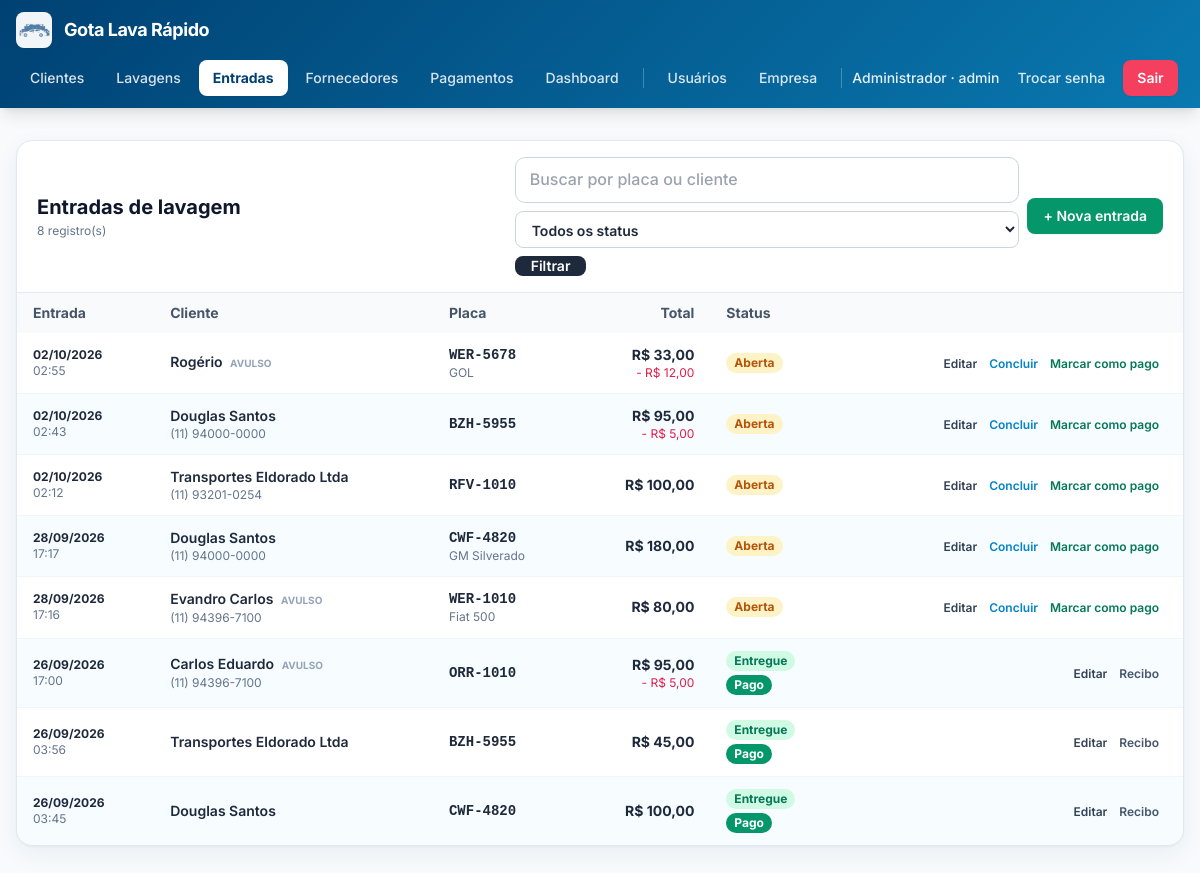
The app's page /entradas.php (signed in), older data.
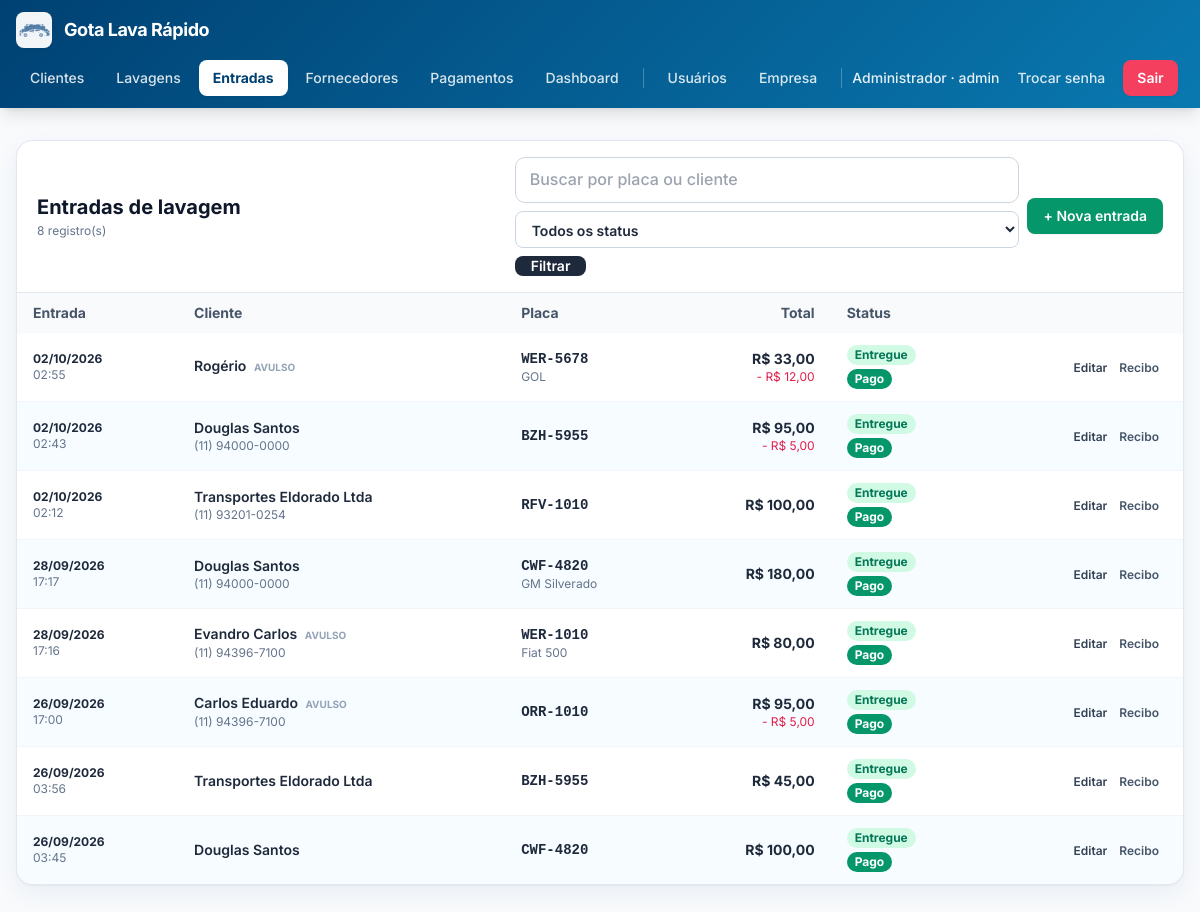
The same page, newer data.
### tables this page shows
CREATE TABLE lavagem_entradas (
        id INTEGER PRIMARY KEY AUTOINCREMENT,
        cliente_id INTEGER,
        placa TEXT NOT NULL DEFAULT '',
        veiculo_id INTEGER,
        veiculo_manual_marca TEXT NOT NULL DEFAULT '',
        veiculo_manual_modelo TEXT NOT NULL DEFAULT '',
        veiculo_manual_cor TEXT NOT NULL DEFAULT '',
        veiculo_manual_ano TEXT NOT NULL DEFAULT '',
        data_entrada TEXT NOT NULL,
        hora_entrada TEXT NOT NULL,
        previsao_saida_horas INTEGER NOT NULL DEFAULT 0,
        previsao_saida_datetime TEXT NOT NULL DEFAULT '',
        observacoes TEXT NOT NULL DEFAULT '',
        avarias TEXT NOT NULL DEFAULT '',
        status TEXT NOT NULL DEFAULT 'aberta',
        subtotal_centavos INTEGER NOT NULL DEFAULT 0,
        desconto_centavos INTEGER NOT NULL DEFAULT 0,
        desconto_percentual INTEGER NOT NULL DEFAULT 0,
        total_centavos INTEGER NOT NULL DEFAULT 0,
        pago INTEGER NOT NULL DEFAULT 0,
        criado_por INTEGER,
        criado_em TEXT NOT NULL DEFAULT (datetime('now','localtime')),
        atualizado_em TEXT NOT NULL DEFAULT (datetime('now','localtime')), cliente_nome_avulso TEXT NOT NULL DEFAULT '', cliente_celular TEXT NOT NULL DEFAULT '', sms_enviado INTEGER NOT NULL DEFAULT 0, sms_enviado_em TEXT NOT NULL DEFAULT '',
        FOREIGN KEY (cliente_id) REFERENCES clientes(id) ON DELETE SET NULL,
        FOREIGN KEY (veiculo_id) REFERENCES veiculos(id) ON DELETE SET NULL
    );

CREATE TABLE clientes (
        id INTEGER PRIMARY KEY AUTOINCREMENT,
        tipo TEXT NOT NULL DEFAULT 'F',
        nome TEXT NOT NULL DEFAULT '',
        nome_fantasia TEXT NOT NULL DEFAULT '',
        cpf_cnpj TEXT NOT NULL DEFAULT '',
        rg_ie TEXT NOT NULL DEFAULT '',
        data_nascimento TEXT NOT NULL DEFAULT '',
        email TEXT NOT NULL DEFAULT '',
        telefone TEXT NOT NULL DEFAULT '',
        celular TEXT NOT NULL DEFAULT '',
        cep TEXT NOT NULL DEFAULT '',
        endereco TEXT NOT NULL DEFAULT '',
        numero TEXT NOT NULL DEFAULT '',
        complemento TEXT NOT NULL DEFAULT '',
        bairro TEXT NOT NULL DEFAULT '',
        cidade TEXT NOT NULL DEFAULT '',
        uf TEXT NOT NULL DEFAULT '',
        observacoes TEXT NOT NULL DEFAULT '',
        ativo INTEGER NOT NULL DEFAULT 1,
        criado_em TEXT NOT NULL DEFAULT (datetime('now','localtime')),
        atualizado_em TEXT NOT NULL DEFAULT (datetime('now','localtime'))
    );

### config.php (called while the page is built, shortened)
<?php
function db(): PDO {
    static $pdo = null;
    if ($pdo === null) {
        $pdo = new PDO('sqlite:' . DB_PATH, null, null, [
            PDO::ATTR_ERRMODE            => PDO::ERRMODE_EXCEPTION,
            PDO::ATTR_DEFAULT_FETCH_MODE => PDO::FETCH_ASSOC,
        ]);
        $pdo->exec('PRAGMA foreign_keys = ON');
        $pdo->exec('PRAGMA journal_mode = WAL');
    }
    return $pdo;
}
require_once APP_ROOT . '/functions.php';

### functions.php (called while the page is built, shortened)
<?php
function e(?string $s): string {
    return htmlspecialchars((string)$s, ENT_QUOTES, 'UTF-8');
}
function centavos_para_moeda(int $c): string {
    return number_format($c / 100, 2, ',', '.');
}
function centavos_para_moeda_brl(int $c): string {
    return 'R$ ' . centavos_para_moeda($c);
}
function normalizar_placa(string $placa): string {
    return strtoupper(preg_replace('/[^A-Za-z0-9]/', '', $placa));
}
function formatar_placa(string $placa): string {
    $p = normalizar_placa($placa);
    return substr($p, 0, 3) . '-' . substr($p, 3);
}

### entradas.php (the view, shortened to what the changed rows need)
<?php
require_once __DIR__ . '/config.php';
$where  = [];
$params = [];
$sqlWhere = $where ? 'WHERE ' . implode(' AND ', $where) : '';
$sql = "SELECT e.*, c.nome AS cliente_nome_cadastro
        FROM lavagem_entradas e
        LEFT JOIN clientes c ON c.id = e.cliente_id
        $sqlWhere
        ORDER BY e.data_entrada DESC, e.hora_entrada DESC, e.id DESC
        LIMIT 500";
$st = db()->prepare($sql);
$st->execute($params);
$entradas = $st->fetchAll();
require __DIR__ . '/header.php';
?>
<div class="bg-white rounded-2xl shadow-card border border-slate-200 overflow-hidden">
  <div class="px-5 py-4 border-b border-slate-200 flex flex-wrap items-center justify-between gap-3">
    <div>
      <h1 class="text-xl font-bold text-slate-900">Entradas de lavagem</h1>
    </div>
  </div>
  <div class="overflow-x-auto">
    <table class="min-w-full text-sm">
      <thead class="bg-slate-50 text-slate-600">
        <tr>
          <th class="text-left px-4 py-2.5 font-bold">Entrada</th>
          <th class="text-left px-4 py-2.5 font-bold">Cliente</th>
          <th class="text-left px-4 py-2.5 font-bold">Placa</th>
          <th class="text-right px-4 py-2.5 font-bold">Total</th>
          <th class="text-left px-4 py-2.5 font-bold">Status</th>
          <th class="px-4 py-2.5"></th>
        </tr>
      </thead>
      <tbody class="divide-y divide-slate-100">
      <?php if (!$entradas): ?>
        <tr><td colspan="6" class="px-4 py-10 text-center text-slate-400">
          Nenhuma entrada registrada.
        </td></tr>
      <?php else: ?>
        <?php foreach ($entradas as $en): ?>
          <?php
            $nomeExibir = $en['cliente_nome_cadastro'] ?: ($en['cliente_nome_avulso'] ?: '—');
            $celExibir  = $en['cliente_celular'] ?? '';
            $ehAvulso   = empty($en['cliente_id']);
          ?>
          <tr class="hover:bg-slate-50 transition">
            <td class="px-4 py-3 text-xs">
              <div class="font-bold text-slate-800"><?= e(date('d/m/Y', strtotime($en['data_entrada']))) ?></div>
              <div class="text-slate-500"><?= e(substr($en['hora_entrada'], 0, 5)) ?></div>
            </td>
            <td class="px-4 py-3">
              <div class="font-semibold text-slate-800">
                <?= e($nomeExibir) ?>
                <?php if ($ehAvulso && $nomeExibir !== '—'): ?>
                  <span class="text-[10px] uppercase text-slate-400 ml-1 font-bold">avulso</span>
                <?php endif; ?>
              </div>
              <?php if ($celExibir): ?>
                <div class="text-xs text-slate-500"><?= e($celExibir) ?></div>
              <?php endif; ?>
            </td>
            <td class="px-4 py-3">
              <div class="font-mono font-bold text-slate-800"><?= e(formatar_placa($en['placa'])) ?></div>
              <?php $desc = trim(($en['veiculo_manual_marca'] ?? '') . ' ' . ($en['veiculo_manual_modelo'] ?? '')); ?>
              <?php if ($desc): ?><div class="text-xs text-slate-500"><?= e($desc) ?></div><?php endif; ?>
            </td>
            <td class="px-4 py-3 text-right font-bold text-slate-800 whitespace-nowrap">
              <?= e(centavos_para_moeda_brl((int)$en['total_centavos'])) ?>
              <?php if ((int)$en['desconto_centavos'] > 0): ?>
                <div class="text-xs text-rose-600 font-normal">
                  - <?= e(centavos_para_moeda_brl((int)$en['desconto_centavos'])) ?>
                </div>
              <?php endif; ?>
            </td>
            <td class="px-4 py-3">
              <div class="flex flex-col gap-1">
                <?php if ($en['status'] === 'aberta'): ?>
                  <span class="inline-block text-xs px-2 py-0.5 rounded-full bg-amber-100 text-amber-700 w-fit font-bold">Aberta</span>
                <?php elseif ($en['status'] === 'concluida'): ?>
                  <span class="inline-block text-xs px-2 py-0.5 rounded-full bg-sky-100 text-sky-700 w-fit font-bold">Concluída</span>
                <?php else: ?>
                  <span class="inline-block text-xs px-2 py-0.5 rounded-full bg-emerald-100 text-emerald-700 w-fit font-bold">Entregue</span>
                <?php endif; ?>
                <?php if ($en['pago']): ?>
                  <span class="inline-block text-xs px-2 py-0.5 rounded-full bg-emerald-600 text-white w-fit font-bold">Pago</span>
                <?php endif; ?>
              </div>
            </td>
            <td class="px-4 py-3 text-right whitespace-nowrap">
              <a href="entrada_lavagem.php?id=<?= (int)$en['id'] ?>"
                 class="text-slate-700 hover:underline text-xs font-semibold mr-2">Editar</a>
              <?php if ($en['status'] === 'aberta'): ?>
                <form method="post" class="inline">
                  <button class="text-sky-600 hover:underline text-xs font-semibold mr-2">Concluir</button>
                </form>
              <?php endif; ?>
              <?php if (!$en['pago']): ?>
                <button type="button"
                        class="btn-pagar text-emerald-700 hover:underline text-xs font-semibold mr-2"
                        data-id="<?= (int)$en['id'] ?>"
                        data-placa="<?= e(formatar_placa($en['placa'])) ?>"
                        data-cliente="<?= e($nomeExibir) ?>"
                        data-total="<?= e(centavos_para_moeda((int)$en['total_centavos'])) ?>">
                  Marcar como pago
                </button>
              <?php else: ?>
                <a href="recibo.php?entrada=<?= (int)$en['id'] ?>"
                   class="text-slate-600 hover:underline text-xs font-semibold mr-2">Recibo</a>
              <?php endif; ?>
            </td>
          </tr>
        <?php endforeach; ?>
      <?php endif; ?>
      </tbody>
    </table>
  </div>
</div>
<?php require __DIR__ . '/footer.php'; ?>

Row changes from the older to the newer data that the page shows:
changed lavagem_entradas "Rogério": status "Aberta Concluir" → "Entregue"; pago "Marcar como pago" → "Pago Recibo"
changed lavagem_entradas (number 2 of 8 on the later page): status "Aberta Concluir" → "Entregue"; pago "Marcar como pago" → "Pago Recibo"
changed lavagem_entradas "RFV-1010": status "Aberta Concluir" → "Entregue"; pago "Marcar como pago" → "Pago Recibo"
changed lavagem_entradas "GM Silverado": status "Aberta Concluir" → "Entregue"; pago "Marcar como pago" → "Pago Recibo"
changed lavagem_entradas "Evandro Carlos": status "Aberta Concluir" → "Entregue"; pago "Marcar como pago" → "Pago Recibo"
